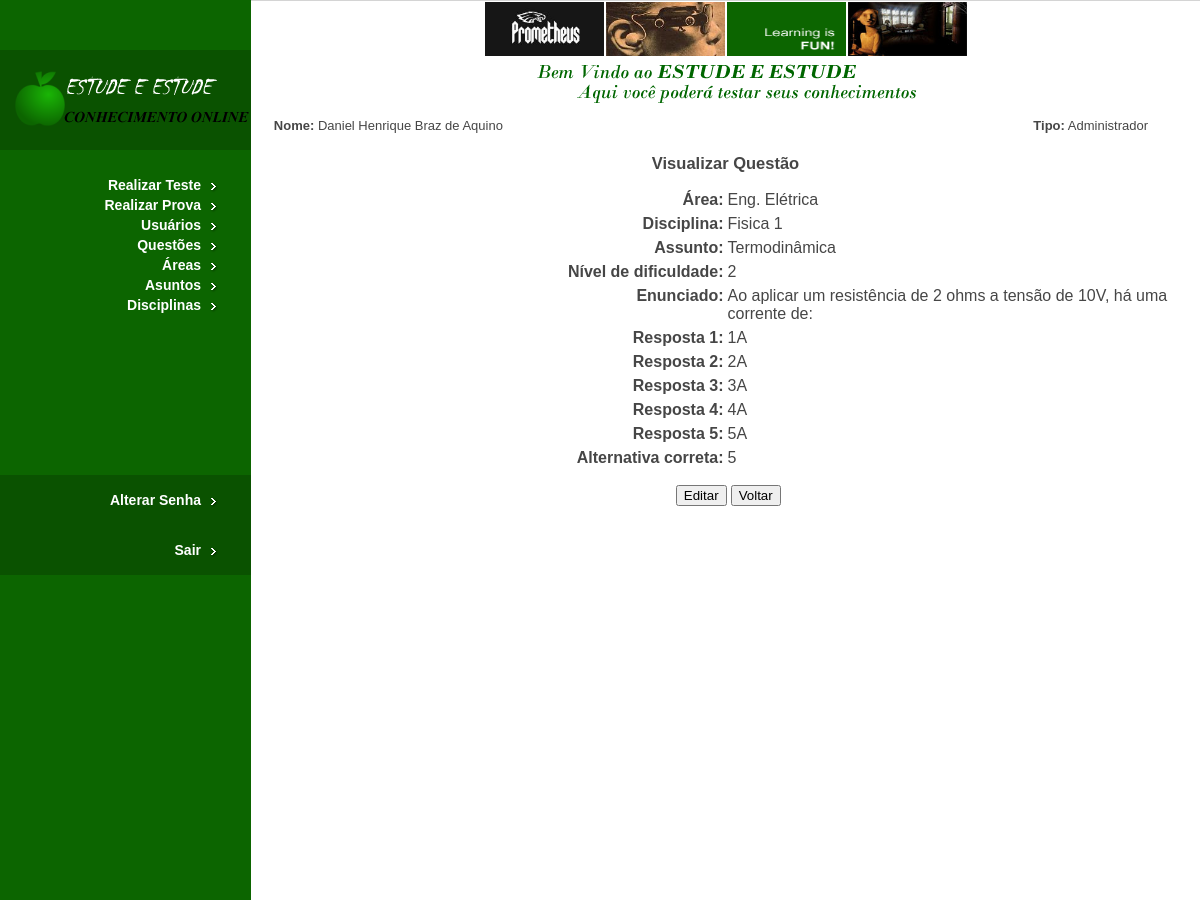
Page /Sistema/questao_visualizar.php?codigo=2 (signed in, upper part) on the earlier database version.
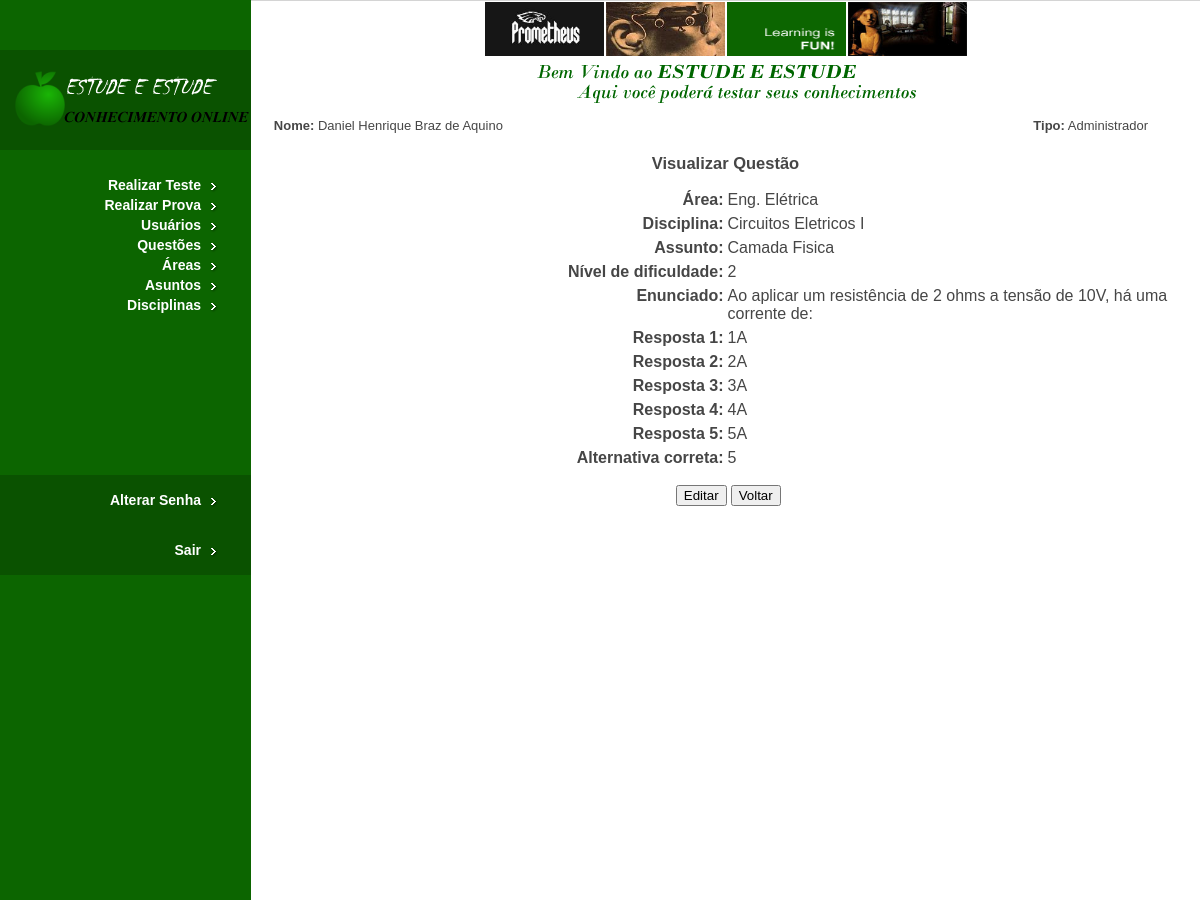
Same page on the later database version.
### tables this page shows
CREATE TABLE IF NOT EXISTS `disciplina` (
  `codigo` int(11) NOT NULL AUTO_INCREMENT,
  `login_administrador` varchar(25) DEFAULT NULL,
  `nome` varchar(50) NOT NULL,
  `data` date NOT NULL,
  `hora` time NOT NULL,
  PRIMARY KEY (`codigo`),
  UNIQUE KEY `nome` (`nome`),
  KEY `login_administrador` (`login_administrador`)
);

CREATE TABLE IF NOT EXISTS `assunto` (
  `codigo` int(11) NOT NULL AUTO_INCREMENT,
  `login_administrador` varchar(25) DEFAULT NULL,
  `nome` varchar(50) NOT NULL,
  `data` date NOT NULL,
  `hora` time NOT NULL,
  PRIMARY KEY (`codigo`),
  UNIQUE KEY `nome` (`nome`),
  KEY `login_administrador` (`login_administrador`)
);

### Sistema/questao_visualizar.php (the view, shortened to what this page needs)
<?php
if (isset($_SESSION['logado']) &&($_SESSION['logado'] != 3)){
	?>
<html>
<head>
<link href="css/style.css" rel="stylesheet" type="text/css" />
</head>
<body>
<div id="leftMain"><a href="home.php"><img src="images/logo.png"
	alt="Estude e Estude" border="0" /></a>
<div id="navbar">
<ul>
<?php
echo '<li><a href="teste_questao.php">Realizar Teste</a></li>';
echo '<li><a href="prova_questao.php">Realizar Prova</a></li>';
if($_SESSION['logado'] == 1)
{
	echo '<li><a href="usuario_lista.php">Usuários</a></li>';
}
if($_SESSION['logado'] != 3)
{
	echo '<li><a href="questao_lista.php">Questões</a></li>';
}
if($_SESSION['logado'] == 1)
{
	echo '<li><a href="area_lista.php">Áreas</a></li>';
	echo '<li><a href="assunto_lista.php">Asuntos</a></li>';
	echo '<li><a href="disciplina_lista.php">Disciplinas</a></li>';
}
?>
</ul>
</div>
<div id="navbarAlt">
<ul>
	<li><a href="senha.php">Alterar Senha</a></li>
</ul>
<ul>
	<li><a href="logout.php">Sair</a></li>
</ul>
</div>
</div>
<div id="mainphotos">
<center><img src="images/picture1.jpg" alt="Photo 1" width="119"
	height="54" /><img src="images/picture2.jpg" alt="Photo 2" width="119"
	height="54" /><img src="images/learning-is-fun.gif"
	alt="Learning is Fun" width="119" height="54" /><img
	src="images/picture3.jpg" alt="Photo 3" width="119" height="54" /></center>
<center><img src="images/welcome.png" alt="Welcome" /></center>
<table align="left" width="900px">
	<tr align="left">
		<td width="2%"></td>
		<td align="left"><font size=2><?php
		echo '<b>Nome:</b> ' . $_SESSION["nome"];
		?></font></td>
		<td align="right"><font size=2><?php
		if($_SESSION['logado'] == 1) $tipo_usuario = 'Administrador';
		echo '<b>Tipo:</b> ' . $tipo_usuario;
		?></font></td>
	</tr>
</table>
<br>
<br>
<center>
<h2>Visualizar Questão</h2>
</center>
<form name="form1" method="POST">
<table align="center" width="900px">
<?php
if(isset($_GET["codigo"]))
{
	include("./config.php");
	$sql = "SELECT * FROM questao WHERE id =".$_GET["codigo"];
	$con = mysql_connect($host,$log,$senha);
	$result = mysql_query($sql,$con);
	$vetor = mysql_fetch_array($result,MYSQL_ASSOC);
	$result = mysql_query('SELECT nome FROM area WHERE codigo ="'.$vetor['cod_area'].'"');
	$area = mysql_fetch_array($result);
	$result = mysql_query('SELECT nome FROM disciplina WHERE codigo ="'.$vetor['cod_disciplina'].'"');
	$disciplina = mysql_fetch_array($result);
	$result = mysql_query('SELECT nome FROM assunto WHERE codigo ="'.$vetor['cod_assunto'].'"');
	$assunto = mysql_fetch_array($result);
	?>
	<tr>
		<td width="50%" align="right"><b>Área:</b></td>
		<td colspan="2" width="50%"><?php  echo $area[0]?></td>
	</tr>
	<tr>
		<td width="50%" align="right"><b>Disciplina:</b></td>
		<td colspan="2" width="50%"><?php  echo $disciplina[0]?></td>
	</tr>
	<tr>
		<td width="50%" align="right"><b>Assunto:</b></td>
		<td colspan="2" width="50%"><?php  echo $assunto[0]?></td>
	</tr>
	<tr>
		<td width="50%" align="right"><b>Nível de dificuldade:</b></td>
		<td colspan="2" width="50%"><?php  echo $vetor['dificuldade']?></td>
	</tr>
	<tr>
		<td width="50%" align="right" valign="top"><b>Enunciado:</b></td>
		<td colspan="2" width="50%" valign="top"><?php  echo $vetor['enunciado']?></td>
	</tr>
	<tr>
		<td width="50%" align="right" valign="top"><b>Resposta 1:</b></td>
		<td colspan="2" width="50%" valign="top"><?php  echo $vetor['resposta_1']?></td>
	</tr>
	<tr>
		<td width="50%" align="right" valign="top"><b>Resposta 2:</b></td>
		<td colspan="2" width="50%" valign="top"><?php  echo $vetor['resposta_2']?></td>
	</tr>
	<tr>
		<td width="50%" align="right" valign="top"><b>Resposta 3:</b></td>
		<td colspan="2" width="50%" valign="top"><?php  echo $vetor['resposta_3']?></td>
	</tr>
	<tr>
		<td width="50%" align="right" valign="top"><b>Resposta 4:</b></td>
		<td colspan="2" width="50%" valign="top"><?php  echo $vetor['resposta_4']?></td>
	</tr>
	<tr>
		<td width="50%" align="right" valign="top"><b>Resposta 5:</b></td>
		<td colspan="2" width="50%" valign="top"><?php  echo $vetor['resposta_5']?></td>
	</tr>
	<tr>
		<td width="50%" align="right"><b>Alternativa correta:</b></td>
		<td colspan="2" width="50%"><?php  echo $vetor['alternativa_correta']?></td>
	</tr>
</table>
<br>
<table align="center" width="900px">
	<tr align="center">
		<td align="right"><input type="button" value="Editar"
			onclick="location.href ='questao_editar.php?codigo=<?php echo $_GET['codigo']?>'">
		</td>
		<?php
}
?>
		<td align="left"><input type="button" value="Voltar"
			onclick="location.href = 'questao_lista.php'"></td>
	</tr>
</table>
</form>
</div>
</body>
</html>
<?php
}
else{
	header("Location: login.php");
	exit;
}
?>

Differences in the rows shown:
no longer on this page (row edited): disciplina: nome "Fisica 1"
no longer on this page (row unchanged): assunto: nome "Termodinâmica"
now on this page (row edited): disciplina: nome "Circuitos Eletricos I"
now on this page (row unchanged): assunto: nome "Camada Fisica"
